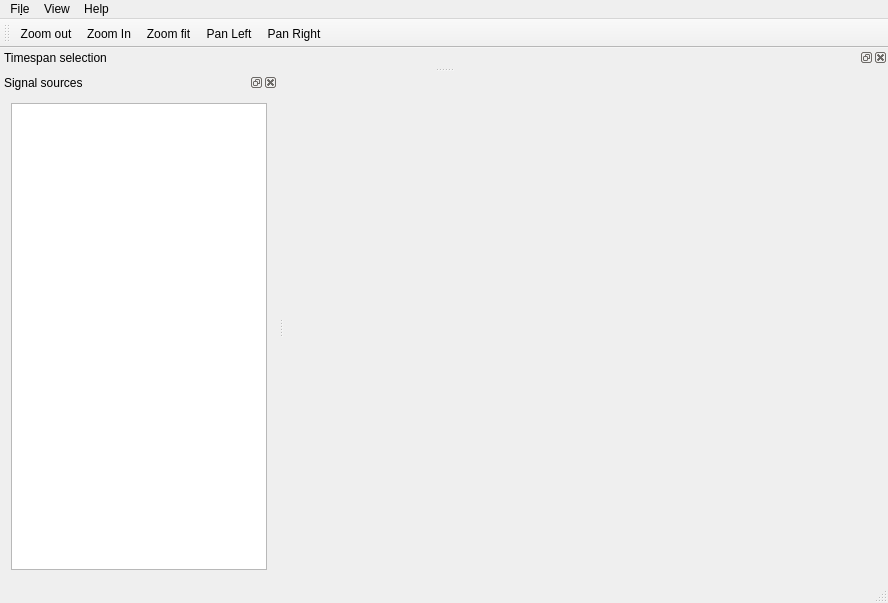
<?xml version="1.0" encoding="UTF-8"?>
<ui version="4.0">
 <class>MainWindow</class>
 <widget class="QMainWindow" name="MainWindow">
  <property name="geometry">
   <rect>
    <x>0</x>
    <y>0</y>
    <width>888</width>
    <height>603</height>
   </rect>
  </property>
  <property name="windowTitle">
   <string>MainWindow</string>
  </property>
  <widget class="QWidget" name="centralWidget"/>
  <widget class="QMenuBar" name="menuBar">
   <property name="geometry">
    <rect>
     <x>0</x>
     <y>0</y>
     <width>888</width>
     <height>22</height>
    </rect>
   </property>
   <widget class="QMenu" name="menuFile">
    <property name="title">
     <string>Fi&amp;le</string>
    </property>
    <addaction name="actionLoad"/>
    <addaction name="actionQuit"/>
   </widget>
   <widget class="QMenu" name="menuHelp">
    <property name="title">
     <string>Help</string>
    </property>
    <addaction name="actionAbout"/>
   </widget>
   <widget class="QMenu" name="menuView">
    <property name="title">
     <string>View</string>
    </property>
   </widget>
   <addaction name="menuFile"/>
   <addaction name="menuView"/>
   <addaction name="menuHelp"/>
  </widget>
  <widget class="QToolBar" name="mainToolBar">
   <attribute name="toolBarArea">
    <enum>TopToolBarArea</enum>
   </attribute>
   <attribute name="toolBarBreak">
    <bool>false</bool>
   </attribute>
   <addaction name="actionZoomOut"/>
   <addaction name="actionZoomIn"/>
   <addaction name="actionZoomFit"/>
   <addaction name="actionPanLeft"/>
   <addaction name="actionPanRight"/>
  </widget>
  <widget class="QStatusBar" name="statusBar"/>
  <widget class="QDockWidget" name="timeSpanDockWidget">
   <property name="windowTitle">
    <string>Timespan selection</string>
   </property>
   <attribute name="dockWidgetArea">
    <number>4</number>
   </attribute>
   <widget class="QWidget" name="dockWidgetContents"/>
  </widget>
  <widget class="QDockWidget" name="signalsDockWidget">
   <property name="windowTitle">
    <string>Signal sources</string>
   </property>
   <attribute name="dockWidgetArea">
    <number>1</number>
   </attribute>
   <widget class="QWidget" name="dockWidgetContents_2">
    <layout class="QVBoxLayout" name="verticalLayout">
     <item>
      <widget class="QTreeView" name="signalsTreeView"/>
     </item>
    </layout>
   </widget>
  </widget>
  <action name="actionAbout">
   <property name="text">
    <string>About</string>
   </property>
  </action>
  <action name="actionLoad">
   <property name="text">
    <string>Load</string>
   </property>
  </action>
  <action name="actionQuit">
   <property name="text">
    <string>Quit</string>
   </property>
  </action>
  <action name="actionZoomOut">
   <property name="text">
    <string>Zoom out</string>
   </property>
   <property name="toolTip">
    <string>Zoom out</string>
   </property>
  </action>
  <action name="actionZoomFit">
   <property name="text">
    <string>Zoom fit</string>
   </property>
   <property name="toolTip">
    <string>Autoscale</string>
   </property>
  </action>
  <action name="actionZoomIn">
   <property name="text">
    <string>Zoom In</string>
   </property>
  </action>
  <action name="actionPanRight">
   <property name="text">
    <string>Pan Right</string>
   </property>
  </action>
  <action name="actionPanLeft">
   <property name="text">
    <string>Pan Left</string>
   </property>
  </action>
 </widget>
 <layoutdefault spacing="6" margin="11"/>
 <resources/>
 <connections/>
</ui>
